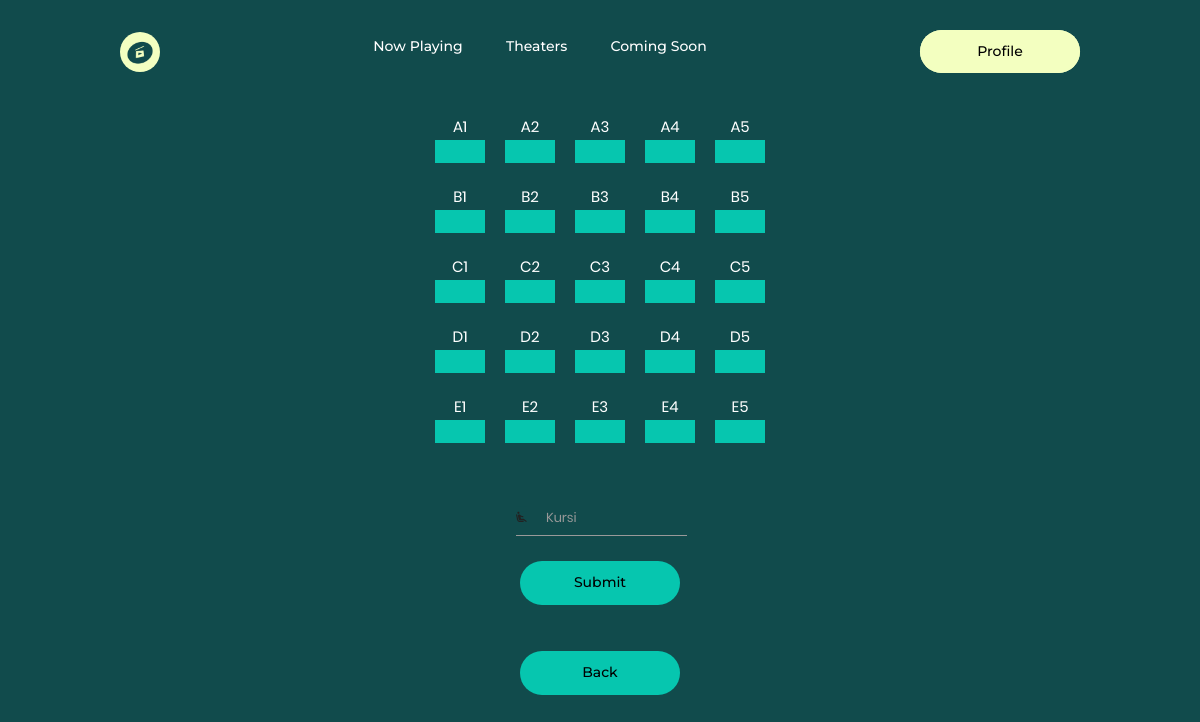
Page /index.php/booking/showPlaying?id=2&ruangan=1 on the committed database.
### tables this page shows
CREATE TABLE `kursi` (
  `id_kursi` varchar(11) NOT NULL,
  `id_ruangan` int(11) NOT NULL,
  `is_booked` tinyint(1) DEFAULT NULL
);

### application/controllers/Booking.php (called while the page is built, shortened)
<?php
class Booking extends CI_Controller {
  public function __construct()
  {
    $this->load->model('Movie_model');
    $this->load->model('Room_model');
    $this->load->model('User_model');
  }
	public function showPlaying()
  {
		$url = $this->input->get('id');
    $ruangan = $this->input->get('ruangan');
    $data['movie'] = $this->Movie_model->get_movie($url);
    $data['kursi'] = $this->Room_model->get_kursi($ruangan);
		$data['ruang'] = $this->Room_model->getSatuRuangan($ruangan);
		$data['menit'] = $this->Movie_model->hoursToMinutes($data['movie']['waktu_film']);
    $data['user'] = $this->User_model->getMyData($this->session->userdata('user_id'));
    $data['umur'] = $this->User_model->hitungUmur($this->session->userdata('user_id'));
    $this->load->view('user/inBooking', $data);
	}
}

### index.php (called while the page is built, shortened)
<?php
require_once BASEPATH.'core/CodeIgniter.php';

### application/models/Room_model.php (called while the page is built, shortened)
<?php
class Room_model extends CI_Model
{
  public function get_kursi($ruangan) {
    $this->db->select('*');
    $this->db->from('kursi');
    $this->db->where('id_ruangan', $ruangan);
    $query = $this->db->get();
    return $query->result_array();
  }
  public function getSatuRuangan($ruangan) {
    $this->db->select('*');
    $this->db->from('ruangan');
    $this->db->where('id_ruangan', $ruangan);
    $query = $this->db->get()->row_array();
		return $query;
	}
}

### application/models/Movie_model.php (called while the page is built, shortened)
<?php
class Movie_model extends CI_Model
{
  public function get_movie($id) {
    $this->db->select('*');
    $this->db->from('movies');
    $this->db->where('id_movie', $id);
    $this->db->limit(1);
    $query = $this->db->get();
    return $query->row_array();
  }
}

### application/views/user/inBooking.php (the view, shortened to what this page needs)
<!DOCTYPE html>
<html>
<head>
    <link rel="stylesheet" href="https://stackpath.bootstrapcdn.com/bootstrap/4.5.0/css/bootstrap.min.css">
    <link rel="stylesheet" href="https://maxcdn.bootstrapcdn.com/bootstrap/4.0.0/css/bootstrap.min.css">
    <link rel="stylesheet" type="text/css" href="https://maxcdn.bootstrapcdn.com/bootstrap/3.3.7/css/bootstrap.min.css">
    <link rel="stylesheet" type="text/css" href="https://maxcdn.bootstrapcdn.com/font-awesome/4.7.0/css/font-awesome.min.css">
    <link rel="stylesheet" href="https://cdnjs.cloudflare.com/ajax/libs/material-design-iconic-font/2.2.0/css/material-design-iconic-font.min.css">
    <link rel="stylesheet" href="path/to/material-design-iconic-font/css/material-design-iconic-font.min.css">
    <link rel="stylesheet" type="text/css" href="<?php echo base_url() . "assets/css/booking.css"; ?>">
    <link rel="stylesheet" type="text/css" href="<?php echo base_url() . "assets/css/now.css"; ?>">
    <link rel="stylesheet" type="text/css" href="<?php echo base_url() . "assets/css/kursi.css"; ?>">
</head>
<body>
<header>
    <a href="<?php echo site_url('dashboard')?>">
        <img class="logo" src="<?= base_url() . "/assets/images/logo.jpg"; ?>" style="border-radius: 25px;" width="40" height="35" alt="logo">
    </a>
    <nav>
        <ul class="nav_links">
            <li><a href="<?php echo site_url('booking/now') ?>">Now Playing</a></li>
            <li><a href="<?php echo site_url('booking/teater') ?>">Theaters</a></li>
            <li><a href="<?php echo site_url('booking/soon') ?>">Coming Soon</a></li>
        </ul>
    </nav>
    <li class="dropdown"><a href="<?php echo site_url('booking/ShowProfile') ?>"><button>Profile</button></a>
    </li>
</header>
    <?php
		$id = $movie['id_movie'];
    $ruangan = $movie['id_ruangan'];
		$pathToOrder = site_url() . "/booking/showBooking?id=$id&ruangan=$ruangan";
    ?>
      <div class="kotak" style="text-align: center; width: 100%;">
        <div class="satu-renteng">
          <?php
          $counter = 0;
          foreach ($kursi as $i) {
            $id_kursi = $i['id_kursi'];
            if ($counter == $ruang['panjang_ruangan']) {
              $counter = 0;
              echo "<br>";
            }
            if ($i['is_booked'] == 1) {
              echo
                "<div class='box box-sudah-dipesan' onClick='errorMessage()'>
                    <p>$id_kursi</p>
                  </div>";
            } else {
              echo
                "<div class='box' onClick='ubahWarna(this)' data-value=$id_kursi>
                    <p>$id_kursi</p>
                  </div>";
            }
            $counter++;
          }
          ?>
        </div><br><br>
	<form action="<?= site_url() . "/booking/showOrderMovie"; ?>" method="POST">
        <div class="form-group" style=" margin-left:43%; color:white">
            <label for="kursi"><i class="zmdi zmdi-airline-seat-recline-extra"></i></label>
            <input style="width:25%;" type="text" name="kursi" id="tempatKursi" placeholder="Kursi" readonly required autocomplete="off"/>
        </div>
        <button type="submit" style="background-color: #06C6AF;">Submit</button>
      </form><br><br>
        <a href="<?=$pathToOrder?>"><button style="background-color: #06C6AF;">Back</button></a>
      </div>
</body>
</html>

### assets/css/booking.css (style rules this page uses)
*, *::before, *::after { margin: 0; padding: 0; }
* { box-sizing: border-box; margin: 0; padding: 0; background-color: #114B4C; list-style-type: none; }
li, a, button { font-family: "Montserrat", sans-serif; font-weight: 500; font-size: 14px; color: #ffffff; text-decoration: none; }
header { display: flex; justify-content: space-between; align-items: center; padding: 30px 10%; }
.logo { cursor: pointer; }
.nav_links { list-style: none; }
.nav_links li { display: inline-block; padding: 0px 20px; }
.nav_links li a { transition: all 0.3s ease 0s; }
button { padding: 9px 25px; background-color: rgb(243, 255, 192, 1); border: none; border-radius: 50px; cursor: pointer; transition: all 0.3s ease 0s; color: black; min-width: 160px; }
.dropdown { position: relative; display: inline-block; border-radius: 50px; background-color: #F3FFC0; }
.box { display: inline-block; margin: 10px; background-color: #06C6AF; color: #fff; height: 50px; width: 50px; text-align: center; }
.box p { text-align: center; margin: 0 auto; }

### assets/css/now.css (style rules this page uses)
* { box-sizing: border-box; margin: 0; padding: 0; background-color: #114B4C; list-style-type: none; }
li, a, button { font-family: "Montserrat", sans-serif; font-weight: 500; font-size: 14px; color: #ffffff; text-decoration: none; }
header { display: flex; justify-content: space-between; align-items: center; padding: 30px 10%; }
.logo { cursor: pointer; }
.nav_links { list-style: none; }
.nav_links li { display: inline-block; padding: 0px 20px; }
.nav_links li a { transition: all 0.3s ease 0s; }
button { padding: 9px 25px; background-color: rgb(243, 255, 192, 1); border: none; border-radius: 50px; cursor: pointer; transition: all 0.3s ease 0s; color: black; min-width: 160px; }
.dropdown { position: relative; display: inline-block; border-radius: 50px; background-color: #F3FFC0; }

### assets/css/kursi.css (style rules this page uses)
input, select, textarea { outline: none; appearance: unset !important; -moz-appearance: unset !important; -webkit-appearance: unset !important; -o-appearance: unset !important; -ms-appearance: unset !important; }
img { max-width: 100%; height: auto; }
p { margin-bottom: 0px; font-size: 15px; color: #ffffff; }
body { font-size: 13px; line-height: 1.8; color: #222; background: #f8f8f8; font-weight: 400; font-family: Poppins; }
.form-group { position: relative; margin-bottom: 25px; overflow: hidden; }
input { width: 100%; display: block; border: none; border-bottom: 1px solid #999; padding: 6px 30px; font-family: Poppins; box-sizing: border-box; }
label { position: absolute; left: 0; top: 50%; transform: translateY(-50%); -moz-transform: translateY(-50%); -webkit-transform: translateY(-50%); -o-transform: translateY(-50%); -ms-transform: translateY(-50%); color: #222; }

### rows in the picture
kursi: id_kursi "A1"
kursi: id_kursi "A2"
kursi: id_kursi "A3"
kursi: id_kursi "A4"
kursi: id_kursi "A5"
kursi: id_kursi "B1"
kursi: id_kursi "B2"
kursi: id_kursi "B3"
kursi: id_kursi "B4"
kursi: id_kursi "B5"
kursi: id_kursi "C1"
kursi: id_kursi "C2"
kursi: id_kursi "C3"
kursi: id_kursi "C4"
kursi: id_kursi "C5"
kursi: id_kursi "D1"
kursi: id_kursi "D2"
kursi: id_kursi "D3"
kursi: id_kursi "D4"
kursi: id_kursi "D5"
kursi: id_kursi "E1"
kursi: id_kursi "E2"
kursi: id_kursi "E3"
kursi: id_kursi "E4"
kursi: id_kursi "E5"
